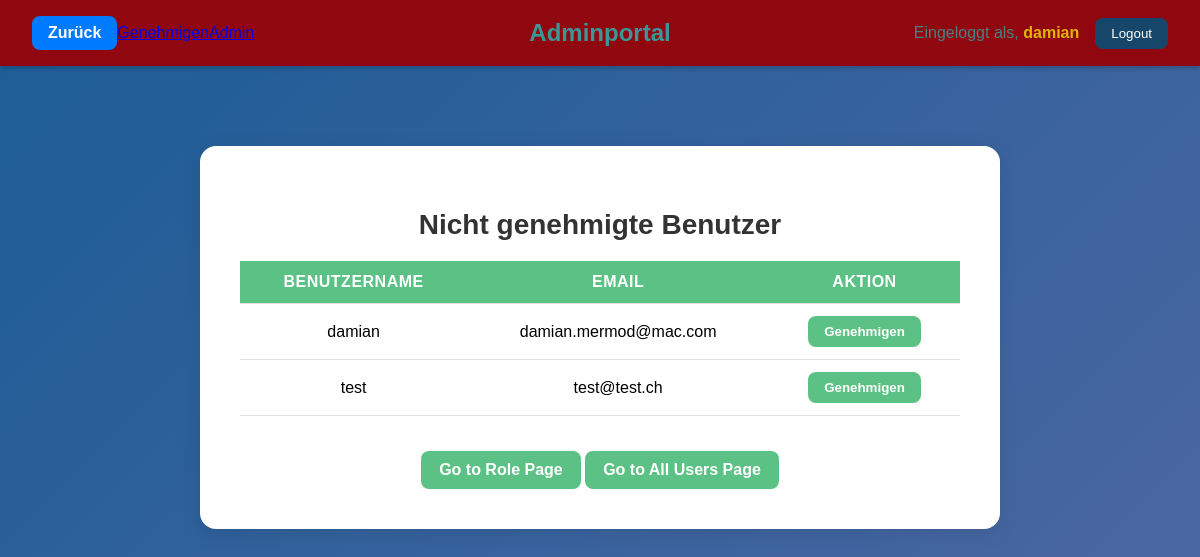
The app's page /approve/ (signed in) with its own data.
### accounts/models.py (models this page shows)
class User(AbstractUser):
    is_approve = models.BooleanField(default=False)
    role = models.ForeignKey('Role', on_delete=models.PROTECT, null=True, blank=True)

### accounts/views.py (the view)
# urls.py: path('approve/', views.approve_view, name='approve'),
@login_required
@user_passes_test(lambda u: u.is_superuser)
def approve_view(request):
    unapproved_users = User.objects.filter(is_approve=False)
    context = {
        "users": unapproved_users,
        "role_url": "/role/",  # oder nutze reverse('role') wenn URL-Name gesetzt
        "allusers_url": "/all_users/"  # oder reverse('allusers')
    }
    return render(request, "accounts/approve.html", context)

### accounts/templates/accounts/approve.html (shortened to what this page needs)
{% extends "base.html" %}
{% block header %}
{% include 'includes/admin_header.html' %}
{% endblock %}
{% block content %}
<div class="approve-container">
    <h2>Nicht genehmigte Benutzer</h2>
    {% if users %}
    <table class="approve-table">
        <tr>
            <th>Benutzername</th>
            <th>Email</th>
            <th>Aktion</th>
        </tr>
        {% for user in users %}
        <tr>
            <td>{{ user.username }}</td>
            <td>{{ user.email }}</td>
            <td>
                <form method="post" action="{% url 'approve_user' user.id %}">
                    <button type="submit">Genehmigen</button>
                </form>
            </td>
        </tr>
        {% endfor %}
    </table>
    <a href="{{ role_url }}" class="action-btn">
        Go to Role Page
    </a>
    <a href="{{ allusers_url }}" class="action-btn">
        Go to All Users Page
    </a>
    {% else %}
    <p class="no-data" >Alle Benutzer sind bereits genehmigt.</p>
    {% endif %}
</div>
{% endblock %}

### templates/includes/admin_header.html (shortened to what this page needs)
{% load static %}
<link rel="stylesheet" href="{% static 'css/admin_header.css' %}">
<header class="app-header">
    <div class="header-left">
        <a href="javascript:history.back()" class="back-btn">Zurück</a>
        <a href="{% url 'approve' %}">Genehmigen</a>
        <a href="{% url 'admin:index' %}">Admin</a>
    </div>
    <div class="header-center">
        <h1 class="logo">{{ header_name|default:"Adminportal" }}</h1>
    </div>
    <div class="header-right">
        {% if user.is_authenticated %}
        <span class="username">Eingeloggt als, <span class="username-highlight">{{ user.username }}</span></span>
        <form action="{% url 'logout' %}" method="post" class="logout-form">
            <button type="submit" class="logout-btn">Logout</button>
        </form>
        {% else %}
        <a href="{% url 'login' %}" class="login-link">Login</a>
        {% endif %}
    </div>
</header>

### static/css/styles.css (style rules this page uses)
html, body { height: 100%; margin: 0; padding: 0; font-family: Arial, sans-serif; background: linear-gradient(135deg, #1c5d96 0%, #5168a4 100%); background-attachment: fixed; background-repeat: no-repeat; background-size: cover; }
.username-highlight { color: #eed400; font-weight: 600; }
.approve-container { max-width: 60%; margin: 80px auto; text-align: center; background: #ffffff; padding: 40px; border-radius: 16px; box-shadow: 0 4px 20px rgba(0, 0, 0, 0.1); }
.approve-container h2 { margin-bottom: 20px; font-size: 28px; color: #333; }
.approve-table { width: 100%; border-collapse: collapse; margin-bottom: 25px; }
.approve-table th, .approve-table td { padding: 12px 16px; border-bottom: 1px solid #e0e0e0; }
.approve-table th { background: #5cc184; color: white; text-transform: uppercase; letter-spacing: 0.5px; }
.approve-table form button { background-color: #5cc184; color: white; padding: 8px 16px; border-radius: 8px; border: none; font-weight: 600; cursor: pointer; transition: background 0.2s ease; }
.action-btn { display: inline-block; background-color: #5cc184; color: white; padding: 10px 18px; border-radius: 8px; text-decoration: none; font-weight: 600; margin-top: 10px; transition: background 0.2s ease; }

### static/css/admin_header.css (style rules this page uses)
.app-header { display: flex; justify-content: space-between; align-items: center; background-color: #910710; color: #3B9797; padding: 1rem 2rem; box-shadow: 0 2px 5px rgba(0, 0, 0, 0.2); }
.app-header .header-left, .app-header .header-center, .app-header .header-right { display: flex; align-items: center; }
.app-header .header-left { flex: 1; }
.app-header .header-left .back-btn { text-decoration: none; background-color: #007BFF; color: white; padding: 0.5rem 1rem; border-radius: 8px; font-weight: bold; transition: background-color 0.3s ease; }
.app-header .header-center { flex: 1; justify-content: center; }
.app-header .header-center .logo { font-size: 1.5rem; font-weight: bold; margin: 0; text-align: center; }
.app-header .header-right { flex: 1; justify-content: flex-end; gap: 1rem; }
.app-header .header-right .username { font-size: 1rem; opacity: 0.85; }
.app-header .header-right .logout-form { display: inline; }
.app-header .header-right .logout-form .logout-btn { background-color: #16476A; border: none; color: #fff; padding: 0.5rem 1rem; border-radius: 8px; cursor: pointer; transition: background-color 0.3s ease; }

### records on screen
User: username "damian", email "damian.mermod@mac.com"
User: username "test", email "test@test.ch"

### other values on screen
{{ header_name|default:"Adminportal" }} "Adminportal"
